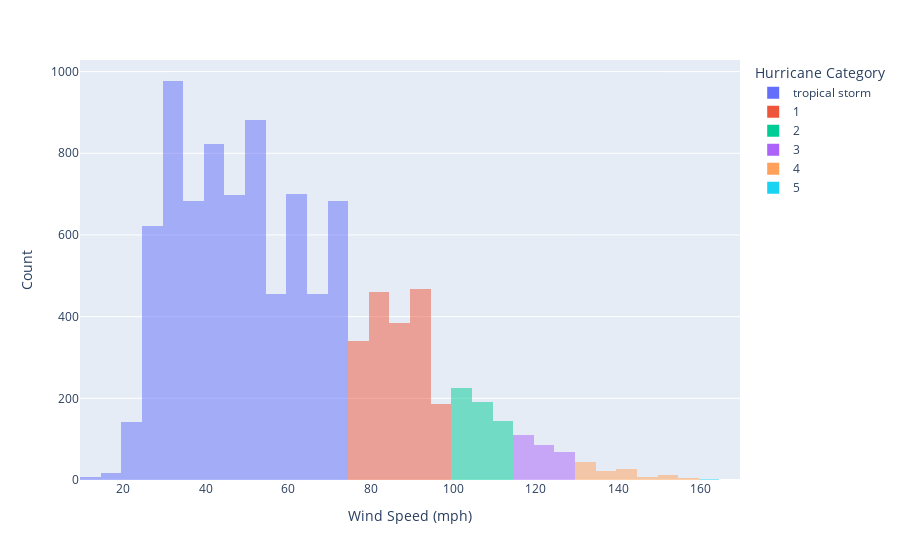

Source (notebook cell):
### Code cell
fig = px.histogram(sorted_hurr, x="Maximum Wind", color="category",
                   nbins=50, barmode="overlay",
                   category_orders={'category': ['tropical storm', 1, 2, 3, 4, 5]},
                   labels={'category': 'Hurricane Category',
                           'Maximum Wind': 'Maximum Wind Speed (mph)',
                           'count': 'Count'})

fig.update_layout(xaxis_title="Wind Speed (mph)",
                  yaxis_title="Count")

fig.show()

### Figure 1 — Plotly figure (JSON) as saved in the notebook; plotly's stock layout.template omitted (floating-point values rounded to 4 significant figures; data arrays with more than 128 entries replaced by an {"elided": "..."} marker saying what was removed)
{"data": [{"alignmentgroup": "True", "bingroup": "x", "hovertemplate": "Hurricane Category=tropical storm<br>Maximum Wind Speed (mph)=%{x}<br>count=%{y}<extra></extra>", "legendgroup": "tropical storm", "marker": {"color": "#636efa", "opacity": 0.5, "pattern": {"shape": ""}}, "name": "tropical storm", "nbinsx": 50, "offsetgroup": "tropical storm", "orientation": "v", "showlegend": true, "type": "histogram", "x": {"elided": "7145 int values"}, "xaxis": "x", "yaxis": "y"}, {"alignmentgroup": "True", "bingroup": "x", "hovertemplate": "Hurricane Category=1<br>Maximum Wind Speed (mph)=%{x}<br>count=%{y}<extra></extra>", "legendgroup": "1", "marker": {"color": "#EF553B", "opacity": 0.5, "pattern": {"shape": ""}}, "name": "1", "nbinsx": 50, "offsetgroup": "1", "orientation": "v", "showlegend": true, "type": "histogram", "x": {"elided": "1838 int values"}, "xaxis": "x", "yaxis": "y"}, {"alignmentgroup": "True", "bingroup": "x", "hovertemplate": "Hurricane Category=2<br>Maximum Wind Speed (mph)=%{x}<br>count=%{y}<extra></extra>", "legendgroup": "2", "marker": {"color": "#00cc96", "opacity": 0.5, "pattern": {"shape": ""}}, "name": "2", "nbinsx": 50, "offsetgroup": "2", "orientation": "v", "showlegend": true, "type": "histogram", "x": {"elided": "561 int values"}, "xaxis": "x", "yaxis": "y"}, {"alignmentgroup": "True", "bingroup": "x", "hovertemplate": "Hurricane Category=3<br>Maximum Wind Speed (mph)=%{x}<br>count=%{y}<extra></extra>", "legendgroup": "3", "marker": {"color": "#ab63fa", "opacity": 0.5, "pattern": {"shape": ""}}, "name": "3", "nbinsx": 50, "offsetgroup": "3", "orientation": "v", "showlegend": true, "type": "histogram", "x": {"elided": "262 int values"}, "xaxis": "x", "yaxis": "y"}, {"alignmentgroup": "True", "bingroup": "x", "hovertemplate": "Hurricane Category=4<br>Maximum Wind Speed (mph)=%{x}<br>count=%{y}<extra></extra>", "legendgroup": "4", "marker": {"color": "#FFA15A", "opacity": 0.5, "pattern": {"shape": ""}}, "name": "4", "nbinsx": 50, "offsetgroup": "4", "orientation": "v", "showlegend": true, "type": "histogram", "x": [130, 130, 130, 130, 130, 130, 130, 130, 130, 130, 130, 145, 130, 130, 130, 130, 140, 135, 135, 135, 135, 135, 130, 140, 140, 135, 140, 150, 145, 140, 135, 130, 140, 130, 140, 135, 130, 140, 140, 130, 140, 135, 140, 150, 130, 130, 150, 140, 140, 135, 135, 130, 130, 130, 135, 130, 130, 130, 135, 140, 150, 150, 150, 140, 130, 130, 150, 130, 150, 150, 130, 130, 155, 140, 155, 155, 140, 140, 135, 130, 150, 145, 130, 135, 155, 155, 140, 135, 130, 135, 130, 145, 140, 140, 140, 130, 130, 140, 130, 145, 145, 140, 140, 130, 135, 140, 150, 140, 145, 155, 135, 130, 145, 135, 150, 150, 140, 135, 130, 135, 135], "xaxis": "x", "yaxis": "y"}, {"alignmentgroup": "True", "bingroup": "x", "hovertemplate": "Hurricane Category=5<br>Maximum Wind Speed (mph)=%{x}<br>count=%{y}<extra></extra>", "legendgroup": "5", "marker": {"color": "#19d3f3", "opacity": 0.5, "pattern": {"shape": ""}}, "name": "5", "nbinsx": 50, "offsetgroup": "5", "orientation": "v", "showlegend": true, "type": "histogram", "x": [160, 165, 160, 160], "xaxis": "x", "yaxis": "y"}], "layout": {"barmode": "overlay", "legend": {"title": {"text": "Hurricane Category"}, "tracegroupgap": 0}, "margin": {"t": 60}, "xaxis": {"anchor": "y", "domain": [0, 1], "title": {"text": "Wind Speed (mph)"}}, "yaxis": {"anchor": "x", "domain": [0, 1], "title": {"text": "Count"}}}}
